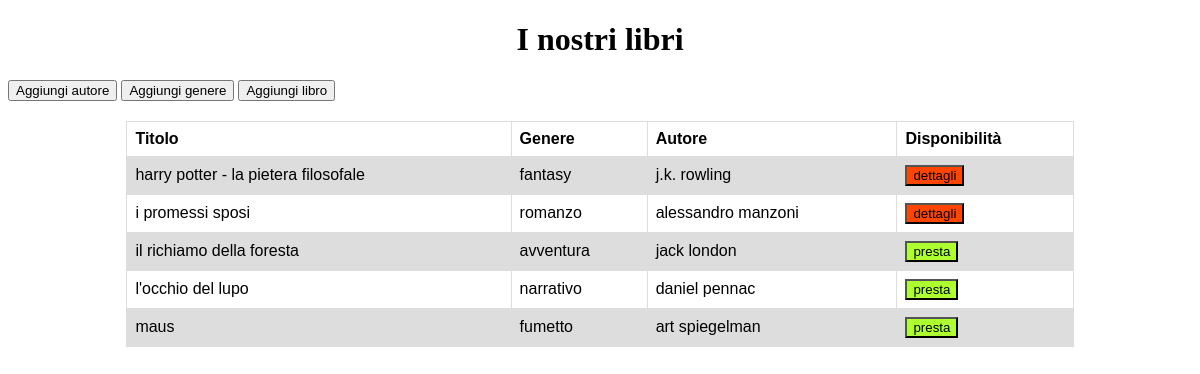
/catalogo.php, run on the app's committed database.
### tables this page shows
CREATE TABLE `libro` (
  `id` int(11) NOT NULL,
  `titolo` varchar(75) NOT NULL,
  `genere` int(11) NOT NULL,
  `autore` int(11) NOT NULL,
  `id_prestito` int(11) NOT NULL DEFAULT 1
);

CREATE TABLE `genere` (
  `id` int(11) NOT NULL,
  `genere` varchar(45) NOT NULL
);

CREATE TABLE `autore` (
  `id` int(11) NOT NULL,
  `nome` varchar(25) NOT NULL,
  `cognome` varchar(40) NOT NULL
);

### catalogo.php (the view, shortened to what this page needs)
<!DOCTYPE html>
<html>
    <head>
        <link rel="stylesheet" href="style/catalogo.css">
    </head>
    <body>
        <h1>I nostri libri</h1>
        <form method="post">
            <button type="submit" name="addAutore">Aggiungi autore</button>
            <button type="submit" name="addGenere">Aggiungi genere</button>
            <button type="submit" name="addLibro">Aggiungi libro</button>
        </form>
        <table>
            <tr>
                <th>Titolo</th>
                <th>Genere</th>
                <th>Autore</th>
                <th>Disponibilità</th>
            </tr>
            <?php
                $getlibri = "SELECT * FROM libro ORDER BY titolo ASC";
                $risultato = $conn->query($getlibri);
                if ($risultato->num_rows > 0) {
                    while($riga = $risultato->fetch_assoc()) {
                        echo "
                        <tr>
                            <td>".$riga["titolo"]."</td>
                            <td>".trovaGenere(intval($riga["genere"]))."</td>
                            <td>".trovaAutore(intval($riga["autore"]))."</td>";
                            if($riga["id_prestito"]==1){
                                echo "<td><button class='available' onclick='presta(".$riga["id"].")'>presta</button></td>";
                            }
                            else{
                                echo "<td><button class='unavailable' onclick='dettagli(".$riga["id"].")'>dettagli</button></td>";
                            }
                        echo "</tr>
                        ";
                    }
                }
                else{
                    echo "Non ci sono libri in catalogo";
                }
                function trovaAutore($id_autore){
                    $autore = "";
                    $query = "SELECT * FROM autore WHERE id = '".$id_autore."'";
                    $risultato = $GLOBALS['conn']->query($query);
                    if ($risultato->num_rows > 0) {
                        while($riga = $risultato->fetch_assoc()) {
                            $autore = $riga["nome"]." ".$riga["cognome"];
                        }
                    }
                    return $autore;
                }
                function trovaGenere($id_genere){
                    $genere = "";
                    $query = "SELECT * FROM genere WHERE id = '".$id_genere."'";
                    $risultato = $GLOBALS['conn']->query($query);
                    if ($risultato->num_rows > 0) {
                        while($riga = $risultato->fetch_assoc()) {
                            $genere = $riga["genere"];
                        }
                    }
                    return $genere;
                }
            ?>
        </table>
    </body>
</html>

### style/catalogo.css (style rules this page uses)
h1 { text-align: center; }
table { font-family: arial, sans-serif; border-collapse: collapse; width: 80%; margin-left: 10%; margin-top: 20px; }
td, th { border: 1px solid #dddddd; text-align: left; padding: 8px; }
tr:nth-child(even) { background-color: #dddddd; }
form { align-items: center; }
.available { background-color: greenyellow; }
.unavailable { background-color: orangered; }

### data on the page
libro: titolo "harry potter - la pietera filosofale", genere.genere "fantasy", autore.cognome "j.k. rowling"
libro: titolo "i promessi sposi", genere.genere "romanzo", autore.cognome "alessandro manzoni"
libro: titolo "il richiamo della foresta", genere.genere "avventura", autore.cognome "jack london"
libro: titolo "l'occhio del lupo", genere.genere "narrativo", autore.cognome "daniel pennac"
libro: titolo "maus", genere.genere "fumetto", autore.cognome "art spiegelman"
